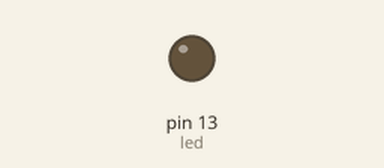
Simulated run of this sketch. Board: Arduino Uno, built with avr-gcc and run on an emulated ATmega328P. Shown: output pins drawn as LEDs (lit = HIGH).

Above: at 0.3 s.
At 2.9 s:
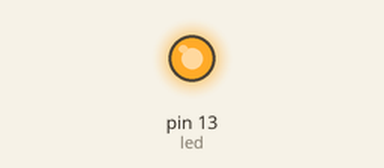
Timing chart, 0 to 7.7 s (numbered marks = the images above):
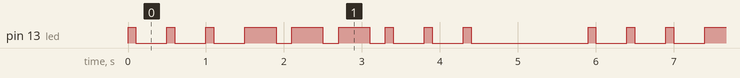

The sketch:

sosled.ino
```cpp
// Code maded by @AryToNeX, reworked by @SantX

const int led = 13;

void setup(){
  pinMode(led,OUTPUT);
}

void loop(){
  digitalWrite(led,HIGH);
  delay(100);
  digitalWrite(led,LOW);
  delay(400);
  digitalWrite(led,HIGH);
  delay(100);
  digitalWrite(led,LOW);
  delay(400);
  digitalWrite(led,HIGH);
  delay(100);
  digitalWrite(led,LOW);
  delay(400);           // Morse S ended
  digitalWrite(led,HIGH);
  delay(400);
  digitalWrite(led,LOW);
  delay(200);
  digitalWrite(led,HIGH);
  delay(400);
  digitalWrite(led,LOW);
  delay(200);
  digitalWrite(led,HIGH);
  delay(400);
  digitalWrite(led,LOW);
  delay(200);           //Morse O ended
  digitalWrite(led,HIGH);
  delay(100);
  digitalWrite(led,LOW);
  delay(400);
  digitalWrite(led,HIGH);
  delay(100);
  digitalWrite(led,LOW);
  delay(400);
  digitalWrite(led,HIGH);
  delay(100);
  digitalWrite(led,LOW);
  delay(1500);          //2° Morse S ended
}
```

Measured:
- by itself, pin 13 (led): repeats every 5.9 s: 2 × (LOW 0.40 s, HIGH 0.10 s), LOW 0.40 s, 3 × (HIGH 0.40 s, LOW 0.20 s), 2 × (HIGH 0.10 s, LOW 0.40 s), HIGH 0.10 s, LOW 1.5 s, HIGH 0.10 s
- by itself, everything shown: repeats every 5.9 s, in 18 steps
